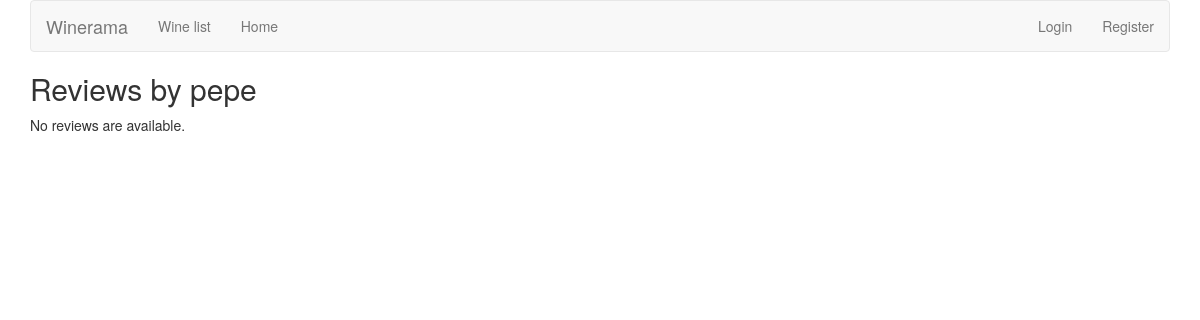
The app's page /home/review/user/pepe/, older data.
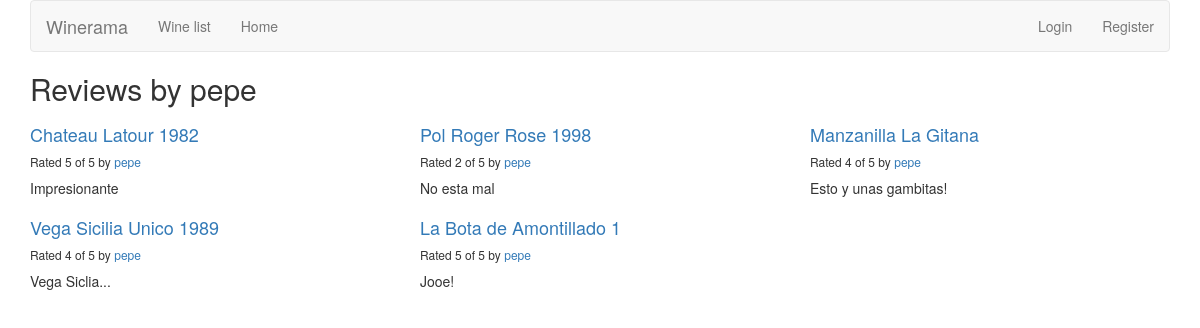
The same page, newer data.
### reviews/models.py (models this page shows, shortened)
class Review(models.Model):
    RATING_CHOICES=(
        (1,'1'),
        (2,'2'),
        (3,'3'),
        (4,'4'),
        (5,'5'),
    )
    wine = models.ForeignKey(Wine,on_delete = models.DO_NOTHING)
    pub_date = models.DateTimeField('date published')
    user_name = models.CharField(max_length=100)
    comment = models.CharField(max_length=200)
    rating = models.IntegerField(choices=RATING_CHOICES)

class Wine(models.Model):
    name = models.CharField(max_length=200)

### reviews/views.py (the view)
# urls.py: url(r'^review/user/(?P<username>\w+)/$',views.user_review_list,name='user_review_list'),
def user_review_list(request, username=None):
    if not username:
        username = request.user.username
    latest_review_list = Review.objects.filter(user_name=username).order_by('-pub_date')
    context = {'latest_review_list':latest_review_list, 'username':username}
    return render(request, 'reviews/user_review_list.html', context)

### reviews/templates/reviews/user_review_list.html
{% extends 'reviews/review_list.html' %}
{% block title %}
<h2>Reviews by {{ username }}</h2>
{% endblock %}

### reviews/templates/reviews/review_list.html (shortened to what this page needs)
{% extends 'reviews/base.html' %}
{% block content %}
{% if latest_review_list %}
<div class="row">
    {% for review in latest_review_list %}
    <div class="col-xs-6 col-lg-4">
        <h4><a href="{% url 'reviews:review_detail' review.id %}">
        {{ review.wine.name }}
        </a></h4>
        <h6>Rated {{ review.rating }} of 5 by <a href="{% url 'reviews:user_review_list' review.user_name %}" >{{ review.user_name }}</a></h6>
        <p>{{ review.comment }}</p>
    </div>
    {% endfor %}
</div>
{% else %}
<p>No reviews are available.</p>
{% endif %}
{% endblock %}

Row changes from the older to the newer data that the page shows:
added Review: wine.name "Chateau Latour 1982", rating "5", user_name "pepe", comment "Impresionante"
added Review: wine.name "Pol Roger Rose 1998", rating "2", user_name "pepe", comment "No esta mal"
added Review: wine.name "Manzanilla La Gitana", rating "4", user_name "pepe", comment "Esto y unas gambitas!"
added Review: wine.name "Vega Sicilia Unico 1989", rating "4", user_name "pepe", comment "Vega Siclia..."
added Review: wine.name "La Bota de Amontillado 1", rating "5", user_name "pepe", comment "Jooe!"
Text that changed along with them:
text no longer shown: "No reviews are available."
